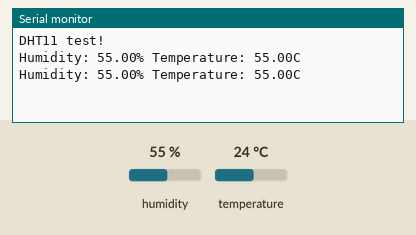
This sketch was run on a simulated Arduino Uno, built with avr-gcc and run on an emulated ATmega328P. On the bench: the last lines printed to the serial monitor. Inputs (shaded band) come from the test bench; at power-on: humidity 55 %, temperature 24 °C.

Above: at 4.8 s.
4.9 s: humidity set to 22 %
At 6.7 s:
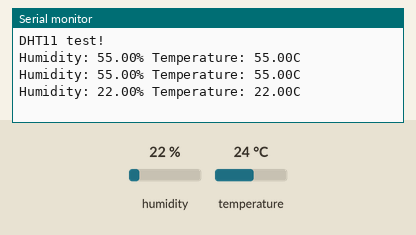
7.9 s: humidity set to 40 %
At 9.1 s:
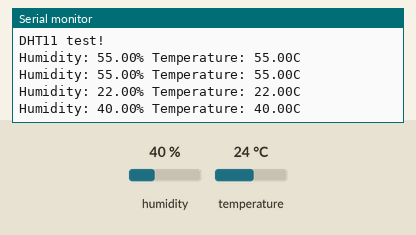
Timing chart, 0 to 10.9 s (numbered marks = the images above; inputs shaded):
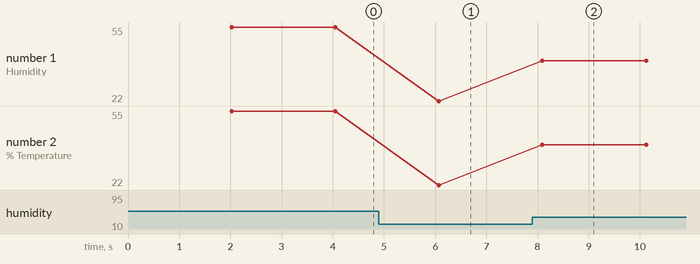

The sketch:

Dht_Biasa.ino
```cpp
#include <DHT.h>
#define DHTPIN 2
#define DHTTYPE DHT11

DHT dht(DHTPIN, DHTTYPE);

void setup() {
  Serial.begin(9600);
  Serial.println(F("DHT11 test!"));
  dht.begin();

}

void loop() {
  delay(2000);
  float h = dht.readHumidity();
  float t = dht.readHumidity();

  if(isnan(h)||isnan(t)){
    Serial.println(F("Failed to read from DHT sensor!"));
    return;
  }

  Serial.print(F("Humidity: "));
  Serial.print(h);
  Serial.print(F("% Temperature: "));
  Serial.print(t);
  Serial.println(F("C"));

}
```

Measured:
- after the input at 4.9 s, the serial monitor: prints a new line after 1.2 s (image 1)
- after the input at 7.9 s, the serial monitor: prints a new line after 0.20 s (image 2)
- plotted number 1: 55 → 22 after the input at 4.9 s, 22 → 40 after the input at 7.9 s
- plotted number 2: 55 → 22 after the input at 4.9 s, 22 → 40 after the input at 7.9 s
